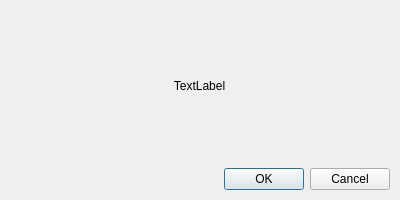
<?xml version="1.0" encoding="UTF-8"?>
<ui version="4.0">
 <class>Dialog</class>
 <widget class="QDialog" name="Dialog">
  <property name="geometry">
   <rect>
    <x>0</x>
    <y>0</y>
    <width>400</width>
    <height>200</height>
   </rect>
  </property>
  <property name="sizePolicy">
   <sizepolicy hsizetype="Fixed" vsizetype="Fixed">
    <horstretch>0</horstretch>
    <verstretch>0</verstretch>
   </sizepolicy>
  </property>
  <property name="maximumSize">
   <size>
    <width>400</width>
    <height>200</height>
   </size>
  </property>
  <property name="windowTitle">
   <string>Dialog</string>
  </property>
  <widget class="QWidget" name="gridLayoutWidget">
   <property name="geometry">
    <rect>
     <x>9</x>
     <y>9</y>
     <width>381</width>
     <height>181</height>
    </rect>
   </property>
   <layout class="QGridLayout" name="gridLayout">
    <item row="1" column="0">
     <widget class="QDialogButtonBox" name="buttonBox">
      <property name="orientation">
       <enum>Qt::Horizontal</enum>
      </property>
      <property name="standardButtons">
       <set>QDialogButtonBox::Cancel|QDialogButtonBox::Ok</set>
      </property>
      <property name="centerButtons">
       <bool>false</bool>
      </property>
     </widget>
    </item>
    <item row="0" column="0">
     <widget class="QLabel" name="label">
      <property name="text">
       <string>TextLabel</string>
      </property>
      <property name="alignment">
       <set>Qt::AlignCenter</set>
      </property>
     </widget>
    </item>
   </layout>
  </widget>
 </widget>
 <resources/>
 <connections>
  <connection>
   <sender>buttonBox</sender>
   <signal>accepted()</signal>
   <receiver>Dialog</receiver>
   <slot>accept()</slot>
   <hints>
    <hint type="sourcelabel">
     <x>248</x>
     <y>254</y>
    </hint>
    <hint type="destinationlabel">
     <x>157</x>
     <y>274</y>
    </hint>
   </hints>
  </connection>
  <connection>
   <sender>buttonBox</sender>
   <signal>rejected()</signal>
   <receiver>Dialog</receiver>
   <slot>reject()</slot>
   <hints>
    <hint type="sourcelabel">
     <x>316</x>
     <y>260</y>
    </hint>
    <hint type="destinationlabel">
     <x>286</x>
     <y>274</y>
    </hint>
   </hints>
  </connection>
 </connections>
</ui>
